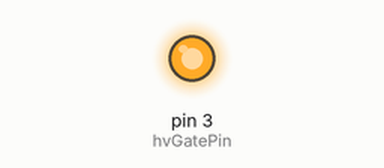
This sketch was run on a simulated Arduino Uno, built with avr-gcc and run on an emulated ATmega328P. Parts: output pins drawn as LEDs (lit = HIGH).

Above: at 5.0 s.
At 25.0 s:
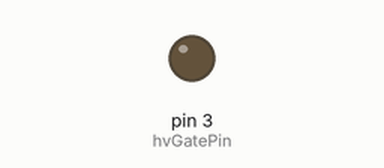
Timing chart, 0 to 52.0 s (numbered marks = the images above):
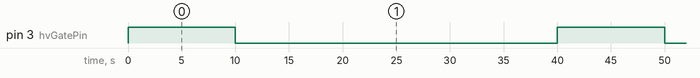

The sketch:

AutoTimer.ino
```cpp
const int hvGatePin = 3;

void setup() {
  pinMode(hvGatePin, OUTPUT);
}

void loop() {
  digitalWrite(hvGatePin, HIGH);
  delay(10000); // 10 sec ON
  digitalWrite(hvGatePin, LOW);
  delay(30000); // 30 sec OFF
}
```

Measured:
- by itself, pin 3 (hvGatePin): alternates HIGH for 10.0 s and LOW for 30.0 s
